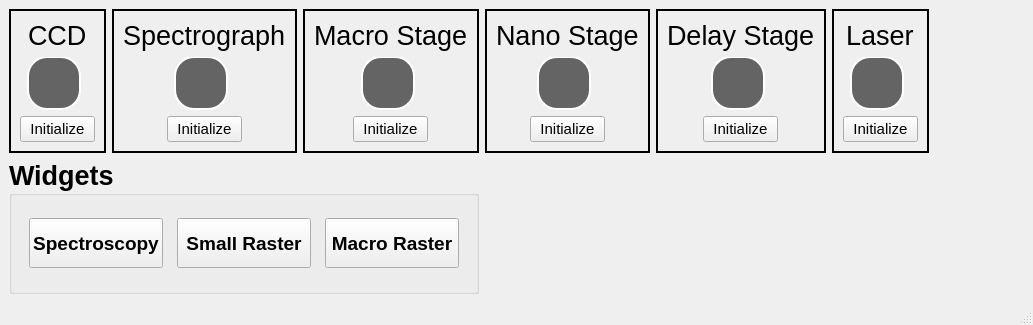
<?xml version="1.0" encoding="UTF-8"?>
<ui version="4.0">
 <class>MainWindow</class>
 <widget class="QMainWindow" name="MainWindow">
  <property name="geometry">
   <rect>
    <x>0</x>
    <y>0</y>
    <width>1033</width>
    <height>325</height>
   </rect>
  </property>
  <property name="windowTitle">
   <string>MainWindow</string>
  </property>
  <widget class="QWidget" name="centralwidget">
   <layout class="QGridLayout" name="gridLayout_2">
    <item row="0" column="0">
     <widget class="QFrame" name="frame">
      <property name="maximumSize">
       <size>
        <width>97</width>
        <height>144</height>
       </size>
      </property>
      <property name="frameShape">
       <enum>QFrame::Panel</enum>
      </property>
      <property name="frameShadow">
       <enum>QFrame::Plain</enum>
      </property>
      <property name="lineWidth">
       <number>2</number>
      </property>
      <layout class="QVBoxLayout" name="verticalLayout_4">
       <item alignment="Qt::AlignHCenter">
        <widget class="QLabel" name="label">
         <property name="font">
          <font>
           <family>Arial</family>
           <pointsize>20</pointsize>
          </font>
         </property>
         <property name="text">
          <string>CCD</string>
         </property>
        </widget>
       </item>
       <item alignment="Qt::AlignHCenter">
        <widget class="QRadioButton" name="radioButtonCCD">
         <property name="enabled">
          <bool>false</bool>
         </property>
         <property name="styleSheet">
          <string notr="true">QRadioButton { color: white}
QRadioButton::indicator { width: 50; height: 50; border-radius: 20px}
QRadioButton::indicator:checked {background-color: rgb(85, 255, 0); border: 2px solid white}
QRadioButton::indicator:unchecked {background-color: rgb(100,100,100); border: 2px solid white}</string>
         </property>
         <property name="text">
          <string/>
         </property>
         <property name="checkable">
          <bool>true</bool>
         </property>
         <property name="checked">
          <bool>false</bool>
         </property>
         <property name="autoExclusive">
          <bool>false</bool>
         </property>
        </widget>
       </item>
       <item alignment="Qt::AlignHCenter">
        <widget class="QPushButton" name="pushButtonInitCCD">
         <property name="minimumSize">
          <size>
           <width>75</width>
           <height>0</height>
          </size>
         </property>
         <property name="maximumSize">
          <size>
           <width>75</width>
           <height>16777215</height>
          </size>
         </property>
         <property name="font">
          <font>
           <family>Arial</family>
           <pointsize>11</pointsize>
          </font>
         </property>
         <property name="text">
          <string>Initialize</string>
         </property>
        </widget>
       </item>
      </layout>
     </widget>
    </item>
    <item row="0" column="1">
     <widget class="QFrame" name="frame_5">
      <property name="maximumSize">
       <size>
        <width>185</width>
        <height>144</height>
       </size>
      </property>
      <property name="frameShape">
       <enum>QFrame::Panel</enum>
      </property>
      <property name="frameShadow">
       <enum>QFrame::Plain</enum>
      </property>
      <property name="lineWidth">
       <number>2</number>
      </property>
      <layout class="QVBoxLayout" name="verticalLayout_5">
       <item alignment="Qt::AlignHCenter">
        <widget class="QLabel" name="label_5">
         <property name="font">
          <font>
           <family>Arial</family>
           <pointsize>20</pointsize>
          </font>
         </property>
         <property name="text">
          <string>Spectrograph</string>
         </property>
        </widget>
       </item>
       <item alignment="Qt::AlignHCenter">
        <widget class="QRadioButton" name="radioButtonSpectrograph">
         <property name="enabled">
          <bool>false</bool>
         </property>
         <property name="styleSheet">
          <string notr="true">QRadioButton { color: white}
QRadioButton::indicator { width: 50; height: 50; border-radius: 20px}
QRadioButton::indicator:checked {background-color: rgb(85, 255, 0); border: 2px solid white}
QRadioButton::indicator:unchecked {background-color: rgb(100,100,100); border: 2px solid white}</string>
         </property>
         <property name="text">
          <string/>
         </property>
         <property name="checkable">
          <bool>true</bool>
         </property>
         <property name="checked">
          <bool>false</bool>
         </property>
         <property name="autoExclusive">
          <bool>false</bool>
         </property>
        </widget>
       </item>
       <item alignment="Qt::AlignHCenter">
        <widget class="QPushButton" name="pushButtonInitSpectrograph">
         <property name="minimumSize">
          <size>
           <width>75</width>
           <height>0</height>
          </size>
         </property>
         <property name="maximumSize">
          <size>
           <width>75</width>
           <height>16777215</height>
          </size>
         </property>
         <property name="font">
          <font>
           <family>Arial</family>
           <pointsize>11</pointsize>
          </font>
         </property>
         <property name="text">
          <string>Initialize</string>
         </property>
        </widget>
       </item>
      </layout>
     </widget>
    </item>
    <item row="0" column="2">
     <widget class="QFrame" name="frame_4">
      <property name="maximumSize">
       <size>
        <width>185</width>
        <height>144</height>
       </size>
      </property>
      <property name="frameShape">
       <enum>QFrame::Panel</enum>
      </property>
      <property name="frameShadow">
       <enum>QFrame::Plain</enum>
      </property>
      <property name="lineWidth">
       <number>2</number>
      </property>
      <layout class="QVBoxLayout" name="verticalLayout_3">
       <item>
        <widget class="QLabel" name="label_4">
         <property name="font">
          <font>
           <family>Arial</family>
           <pointsize>20</pointsize>
          </font>
         </property>
         <property name="text">
          <string>Macro Stage</string>
         </property>
        </widget>
       </item>
       <item alignment="Qt::AlignHCenter">
        <widget class="QRadioButton" name="radioButtonMicroStage">
         <property name="enabled">
          <bool>false</bool>
         </property>
         <property name="styleSheet">
          <string notr="true">QRadioButton { color: white}
QRadioButton::indicator { width: 50; height: 50; border-radius: 20px}
QRadioButton::indicator:checked {background-color: rgb(85, 255, 0); border: 2px solid white}
QRadioButton::indicator:unchecked {background-color: rgb(100,100,100); border: 2px solid white}</string>
         </property>
         <property name="text">
          <string/>
         </property>
         <property name="checkable">
          <bool>true</bool>
         </property>
         <property name="checked">
          <bool>false</bool>
         </property>
         <property name="autoExclusive">
          <bool>false</bool>
         </property>
        </widget>
       </item>
       <item alignment="Qt::AlignHCenter">
        <widget class="QPushButton" name="pushButtonInitMicroStage">
         <property name="minimumSize">
          <size>
           <width>75</width>
           <height>0</height>
          </size>
         </property>
         <property name="maximumSize">
          <size>
           <width>75</width>
           <height>16777215</height>
          </size>
         </property>
         <property name="font">
          <font>
           <family>Arial</family>
           <pointsize>11</pointsize>
          </font>
         </property>
         <property name="text">
          <string>Initialize</string>
         </property>
        </widget>
       </item>
      </layout>
     </widget>
    </item>
    <item row="0" column="3">
     <widget class="QFrame" name="frame_2">
      <property name="maximumSize">
       <size>
        <width>165</width>
        <height>144</height>
       </size>
      </property>
      <property name="frameShape">
       <enum>QFrame::Panel</enum>
      </property>
      <property name="frameShadow">
       <enum>QFrame::Plain</enum>
      </property>
      <property name="lineWidth">
       <number>2</number>
      </property>
      <layout class="QVBoxLayout" name="verticalLayout">
       <item>
        <widget class="QLabel" name="label_2">
         <property name="font">
          <font>
           <family>Arial</family>
           <pointsize>20</pointsize>
          </font>
         </property>
         <property name="text">
          <string>Nano Stage</string>
         </property>
        </widget>
       </item>
       <item alignment="Qt::AlignHCenter">
        <widget class="QRadioButton" name="radioButtonNanoStage">
         <property name="enabled">
          <bool>false</bool>
         </property>
         <property name="styleSheet">
          <string notr="true">QRadioButton { color: white}
QRadioButton::indicator { width: 50; height: 50; border-radius: 20px}
QRadioButton::indicator:checked {background-color: rgb(85, 255, 0); border: 2px solid white}
QRadioButton::indicator:unchecked {background-color: rgb(100,100,100); border: 2px solid white}</string>
         </property>
         <property name="text">
          <string/>
         </property>
         <property name="checkable">
          <bool>true</bool>
         </property>
         <property name="checked">
          <bool>false</bool>
         </property>
         <property name="autoExclusive">
          <bool>false</bool>
         </property>
        </widget>
       </item>
       <item alignment="Qt::AlignHCenter">
        <widget class="QPushButton" name="pushButtonInitNanoStage">
         <property name="minimumSize">
          <size>
           <width>75</width>
           <height>0</height>
          </size>
         </property>
         <property name="maximumSize">
          <size>
           <width>75</width>
           <height>16777215</height>
          </size>
         </property>
         <property name="font">
          <font>
           <family>Arial</family>
           <pointsize>11</pointsize>
          </font>
         </property>
         <property name="text">
          <string>Initialize</string>
         </property>
        </widget>
       </item>
      </layout>
     </widget>
    </item>
    <item row="0" column="4">
     <widget class="QFrame" name="frame_3">
      <property name="maximumSize">
       <size>
        <width>170</width>
        <height>144</height>
       </size>
      </property>
      <property name="frameShape">
       <enum>QFrame::Panel</enum>
      </property>
      <property name="frameShadow">
       <enum>QFrame::Plain</enum>
      </property>
      <property name="lineWidth">
       <number>2</number>
      </property>
      <layout class="QVBoxLayout" name="verticalLayout_2">
       <item alignment="Qt::AlignHCenter">
        <widget class="QLabel" name="label_3">
         <property name="font">
          <font>
           <family>Arial</family>
           <pointsize>20</pointsize>
          </font>
         </property>
         <property name="text">
          <string>Delay Stage</string>
         </property>
        </widget>
       </item>
       <item alignment="Qt::AlignHCenter">
        <widget class="QRadioButton" name="radioButtonDelayStage">
         <property name="enabled">
          <bool>false</bool>
         </property>
         <property name="styleSheet">
          <string notr="true">QRadioButton { color: white}
QRadioButton::indicator { width: 50; height: 50; border-radius: 20px}
QRadioButton::indicator:checked {background-color: rgb(85, 255, 0); border: 2px solid white}
QRadioButton::indicator:unchecked {background-color: rgb(100,100,100); border: 2px solid white}</string>
         </property>
         <property name="text">
          <string/>
         </property>
         <property name="checkable">
          <bool>true</bool>
         </property>
         <property name="checked">
          <bool>false</bool>
         </property>
         <property name="autoExclusive">
          <bool>false</bool>
         </property>
        </widget>
       </item>
       <item alignment="Qt::AlignHCenter">
        <widget class="QPushButton" name="pushButtonInitDelayStage">
         <property name="minimumSize">
          <size>
           <width>75</width>
           <height>0</height>
          </size>
         </property>
         <property name="maximumSize">
          <size>
           <width>75</width>
           <height>16777215</height>
          </size>
         </property>
         <property name="font">
          <font>
           <family>Arial</family>
           <pointsize>11</pointsize>
          </font>
         </property>
         <property name="text">
          <string>Initialize</string>
         </property>
        </widget>
       </item>
      </layout>
     </widget>
    </item>
    <item row="0" column="5">
     <widget class="QFrame" name="frame_6">
      <property name="maximumSize">
       <size>
        <width>170</width>
        <height>144</height>
       </size>
      </property>
      <property name="frameShape">
       <enum>QFrame::Panel</enum>
      </property>
      <property name="frameShadow">
       <enum>QFrame::Plain</enum>
      </property>
      <property name="lineWidth">
       <number>2</number>
      </property>
      <layout class="QVBoxLayout" name="verticalLayout_6">
       <item alignment="Qt::AlignHCenter">
        <widget class="QLabel" name="label_6">
         <property name="font">
          <font>
           <family>Arial</family>
           <pointsize>20</pointsize>
          </font>
         </property>
         <property name="text">
          <string>Laser</string>
         </property>
        </widget>
       </item>
       <item alignment="Qt::AlignHCenter">
        <widget class="QRadioButton" name="radioButtonLaser">
         <property name="enabled">
          <bool>false</bool>
         </property>
         <property name="styleSheet">
          <string notr="true">QRadioButton { color: white}
QRadioButton::indicator { width: 50; height: 50; border-radius: 20px}
QRadioButton::indicator:checked {background-color: rgb(85, 255, 0); border: 2px solid white}
QRadioButton::indicator:unchecked {background-color: rgb(100,100,100); border: 2px solid white}</string>
         </property>
         <property name="text">
          <string/>
         </property>
         <property name="checkable">
          <bool>true</bool>
         </property>
         <property name="checked">
          <bool>false</bool>
         </property>
         <property name="autoExclusive">
          <bool>false</bool>
         </property>
        </widget>
       </item>
       <item alignment="Qt::AlignHCenter">
        <widget class="QPushButton" name="pushButtonInitLaser">
         <property name="minimumSize">
          <size>
           <width>75</width>
           <height>0</height>
          </size>
         </property>
         <property name="maximumSize">
          <size>
           <width>75</width>
           <height>16777215</height>
          </size>
         </property>
         <property name="font">
          <font>
           <family>Arial</family>
           <pointsize>11</pointsize>
          </font>
         </property>
         <property name="text">
          <string>Initialize</string>
         </property>
        </widget>
       </item>
      </layout>
     </widget>
    </item>
    <item row="0" column="6">
     <spacer name="horizontalSpacer_2">
      <property name="orientation">
       <enum>Qt::Horizontal</enum>
      </property>
      <property name="sizeHint" stdset="0">
       <size>
        <width>40</width>
        <height>20</height>
       </size>
      </property>
     </spacer>
    </item>
    <item row="1" column="0" colspan="3">
     <widget class="QGroupBox" name="groupBox">
      <property name="font">
       <font>
        <family>Arial</family>
        <pointsize>20</pointsize>
        <weight>75</weight>
        <bold>true</bold>
       </font>
      </property>
      <property name="title">
       <string>Widgets</string>
      </property>
      <property name="flat">
       <bool>false</bool>
      </property>
      <layout class="QGridLayout" name="gridLayout">
       <item row="1" column="1">
        <widget class="QPushButton" name="pushButtonWinRaster">
         <property name="maximumSize">
          <size>
           <width>134</width>
           <height>50</height>
          </size>
         </property>
         <property name="font">
          <font>
           <family>Arial</family>
           <pointsize>14</pointsize>
           <weight>75</weight>
           <bold>true</bold>
          </font>
         </property>
         <property name="text">
          <string>Small Raster</string>
         </property>
        </widget>
       </item>
       <item row="1" column="0">
        <widget class="QPushButton" name="pushButtonWinSpectroscopy">
         <property name="maximumSize">
          <size>
           <width>134</width>
           <height>50</height>
          </size>
         </property>
         <property name="font">
          <font>
           <family>Arial</family>
           <pointsize>14</pointsize>
           <weight>75</weight>
           <bold>true</bold>
          </font>
         </property>
         <property name="text">
          <string>Spectroscopy</string>
         </property>
        </widget>
       </item>
       <item row="1" column="2">
        <widget class="QPushButton" name="pushButtonWinRasterMacro">
         <property name="maximumSize">
          <size>
           <width>134</width>
           <height>50</height>
          </size>
         </property>
         <property name="font">
          <font>
           <family>Arial</family>
           <pointsize>14</pointsize>
           <weight>75</weight>
           <bold>true</bold>
          </font>
         </property>
         <property name="text">
          <string>Macro Raster</string>
         </property>
        </widget>
       </item>
      </layout>
     </widget>
    </item>
   </layout>
  </widget>
  <widget class="QMenuBar" name="menubar">
   <property name="geometry">
    <rect>
     <x>0</x>
     <y>0</y>
     <width>1033</width>
     <height>21</height>
    </rect>
   </property>
  </widget>
  <widget class="QStatusBar" name="statusbar"/>
 </widget>
 <resources/>
 <connections/>
</ui>
